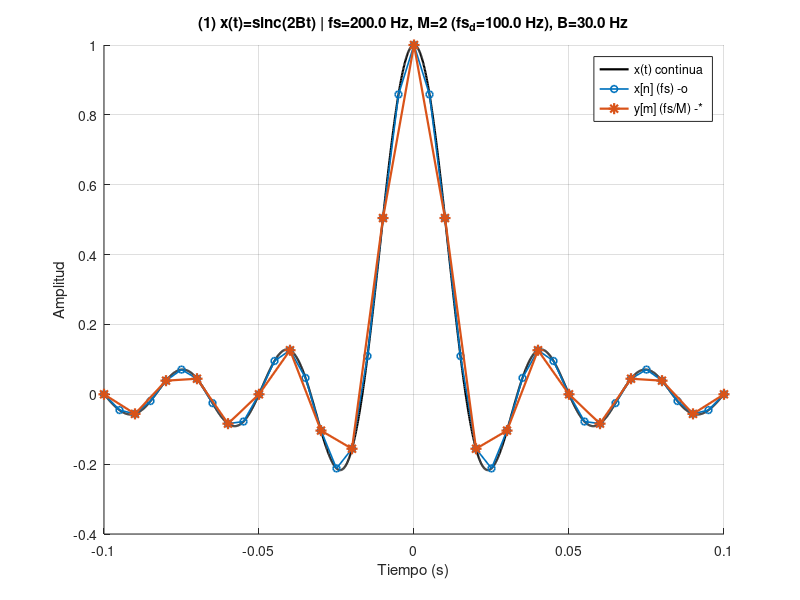
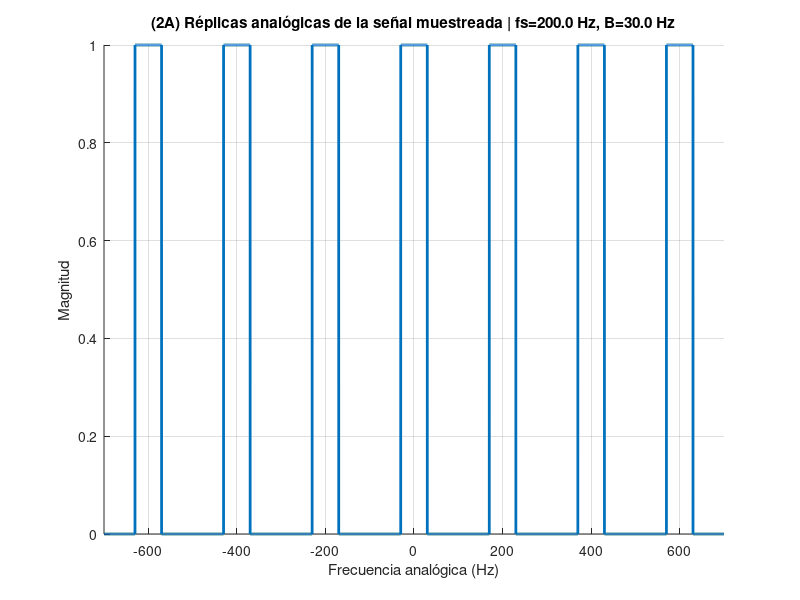

These charts were generated, in order, by the following MATLAB code: (Note: this script raises an error after producing the figures.)
%% DEMO DIEZMADO (DECIMATION) CON SINC -> RECT EN FRECUENCIA (SCRIPT COMPLETO)
% Señal continua: x(t) = sinc(2*B*t)
% (MATLAB sinc(u) = sin(pi*u)/(pi*u))
%
% CTFT ideal:
%   X(f) = (1/(2B)) * rect(f/(2B))  -> pulso cuadrado en frecuencia (|f|<=B)
% (Aquí lo usamos ANALÍTICO para que el aliasing se vea perfecto y no "se rompa".)
%
% 1) Tiempo: x(t) continua vs muestreada x[n] vs diezmada y[m]=x[nM]
% 2) Frecuencia analógica (Hz): réplicas de X(f) con fs y con fs/M (aliasing visible si B > fs/(2M))
% 3) Frecuencia digital: superposición |X(e^jw)| vs |Y(e^jw)| en eje nu (ciclos/muestra)

clear; close all; clc;

%% =========================
% PARÁMETROS (TOCA AQUÍ)
%% =========================
fs   = 200;          % Hz (muestreo original)
Ts   = 1/fs;

M    = 2;            % factor de diezmado (entero >=2)
fs_d = fs/M;         % nueva frecuencia de muestreo tras diezmar
Ts_d = 1/fs_d;

B    = 30;           % Hz (semiancho del rect en frecuencia: |f|<=B)
Tobs = 1.5;          % s (ventana temporal para ver sinc)

oversamp = 50;       % oversampling para "continuo": dt = Ts/oversamp
dt = Ts/oversamp;

Ndft = 32768;        % FFT para espectro digital (secuencias)
Krep = 3;            % réplicas a cada lado en Hz (plot analógico)

%% =========================
% 0) Señal "continua" y secuencias
%% =========================
t = -Tobs/2:dt:Tobs/2-dt;

% Señal continua
x = sinc(2*B*t);

% Muestreo a fs
t_s = (-Tobs/2):Ts:(Tobs/2);
x_n = sinc(2*B*t_s);

% Diezmado por M (submuestreo): y[m]=x[nM]
t_d = t_s(1:M:end);
y_m = x_n(1:M:end);

%% =========================
% 1) TIEMPO: continua vs muestreada vs diezmada
%% =========================
figure('Name','(1) Tiempo: continua vs muestreada vs diezmada');
grid on; hold on;

plot(t, x, 'k', 'LineWidth', 1.6);  % continua negra

plot(t_s, x_n, '-o', ...
    'LineWidth', 1.2, ...
    'MarkerSize', 5);

plot(t_d, y_m, '-*', ...
    'LineWidth', 1.6, ...
    'MarkerSize', 8);

xlabel('Tiempo (s)');
ylabel('Amplitud');
title(sprintf('(1) x(t)=sinc(2Bt) | fs=%.1f Hz, M=%d (fs_d=%.1f Hz), B=%.1f Hz', ...
    fs, M, fs_d, B));

legend({'x(t) continua', 'x[n] (fs) -o', 'y[m] (fs/M) -*'}, 'Location','best');

% Zoom para ver bien muestreo vs diezmado
xlim([-(10*Ts_d) (10*Ts_d)]);

%% =========================
% 2) FRECUENCIA ANALÓGICA (Hz): RÉPLICAS ANALÍTICAS (SIEMPRE BIEN, CON ALIASING)
% X(f) = rect(|f|<=B) (normalizada)
% Muestreo ideal: Xs(f) = (1/Ts) * sum_k X(f - k*fs)   (réplicas cada fs)
% Diezmado equivale a muestrear a fs_d: Xsd(f) replicas cada fs_d
%
% Aquí dibujamos SOLO magnitud normalizada (forma), sin preocuparnos por 1/Ts
%% =========================

% Eje de frecuencia analógica para mostrar réplicas
f_plot = linspace(-(Krep+0.5)*fs, (Krep+0.5)*fs, Ndft);

% Rect baseband: 1 si |f|<=B
X0 = double(abs(f_plot) <= B); % pulso cuadrado ideal

% Réplicas con fs (muestreada) y con fs_d (diezmada)
Xs  = zeros(size(f_plot));
Xsd = zeros(size(f_plot));

for k = -Krep:Krep
    Xs  = Xs  + double(abs(f_plot - k*fs)  <= B);
    Xsd = Xsd + double(abs(f_plot - k*fs_d) <= B);
end

% Normaliza para comparar
% Xs  = Xs  / (max(Xs)  + eps);
% Xsd = Xsd / (max(Xsd) + eps);



%% =========================
% (2A) FRECUENCIA ANALÓGICA (Hz): MUETREADA
%% =========================
figure('Name','(2A) Frecuencia analógica (Hz): muestreada');
grid on; hold on;

plot(f_plot, Xs, ...
    'LineWidth', 2.0, ...
    'Color', [0 0.4470 0.7410]);   % azul

xlabel('Frecuencia analógica (Hz)');
ylabel('Magnitud');
title(sprintf('(2A) Réplicas analógicas de la señal muestreada | fs=%.1f Hz, B=%.1f Hz', fs, B));

xlim([-(Krep+0.5)*fs (Krep+0.5)*fs]);

% Guías en múltiplos de fs
yl = ylim;
for k = -Krep:Krep
    xline(k*fs, ':', 'HandleVisibility','off');
end
ylim(yl);


%% =========================
% (2B) FRECUENCIA ANALÓGICA (Hz): DIEZMADA
%% =========================
figure('Name','(2B) Frecuencia analógica (Hz): diezmada');
grid on; hold on;

plot(f_plot, Xsd, ...
    'LineWidth', 1.8, ...
    'Color', [0.8500 0.3250 0.0980]);   % naranja

xlabel('Frecuencia analógica (Hz)');
ylabel('Magnitud');
title(sprintf('(2B) Réplicas analógicas tras diezmado | fs_d=%.1f Hz (M=%d), B=%.1f Hz', fs_d, M, B));

xlim([-(Krep+0.5)*fs (Krep+0.5)*fs]);

% Guías en múltiplos de fs_d
yl = ylim;
for k = -Krep:Krep
    xline(k*fs_d, '--', 'HandleVisibility','off');
end
ylim(yl);


%% =========================
% 3) FRECUENCIA DIGITAL: |X(e^jw)| vs |Y(e^jw)| EN EL MISMO EJE nu
% Aquí sí usamos FFT de las secuencias x[n] y y[m]
%% =========================

Xn = fftshift(fft(x_n, Ndft));
Yn = fftshift(fft(y_m, Ndft));

w  = linspace(-pi, pi, Ndft);
nu = w/(2*pi);   % ciclos/muestra en [-0.5,0.5]

% Xn_mag = abs(Xn); Xn_mag = Xn_mag/(max(Xn_mag)+eps);
% Yn_mag = abs(Yn); Yn_mag = Yn_mag/(max(Yn_mag)+eps);

Xn_mag = abs(Xn);
Yn_mag = abs(Yn); 
figure('Name','(3) Frecuencia digital: muestreada vs diezmada (superpuesto)');
grid on; hold on;

hX = plot(nu, Xn_mag, 'LineWidth', 2.0, 'Color', [0 0.4470 0.7410]);       % azul
hY = plot(nu, Yn_mag, 'LineWidth', 1.8, 'Color', [0.8500 0.3250 0.0980]);  % naranja

xlabel('\nu (ciclos/muestra)');
ylabel('Magnitud (normalizada)');
title(sprintf('(3) Espectro digital superpuesto | fs=%.1f Hz, fs_d=%.1f Hz (M=%d)', fs, fs_d, M));
xlim([-0.5 0.5]);

% Guías: banda que debería quedar para poder diezmar sin alias (en eje de x[n])
xline(-0.5/M, '--', 'HandleVisibility','off');
xline( 0.5/M, '--', 'HandleVisibility','off');

lgd = legend([hX hY], {'Muestreada', 'Diezmada (ensanchada)'}, 'Location','best');
lgd.AutoUpdate = 'off';

fprintf('\n--- Ensanchamiento en eje digital ---\n');
fprintf('En x[n] ocupa aprox B/fs   = %.4f ciclos/muestra\n', B/fs);
fprintf('En y[m] ocupa aprox B/fs_d = %.4f ciclos/muestra = M*(B/fs)\n\n', B/fs_d);

%% =========================
% FIN
%% =========================
